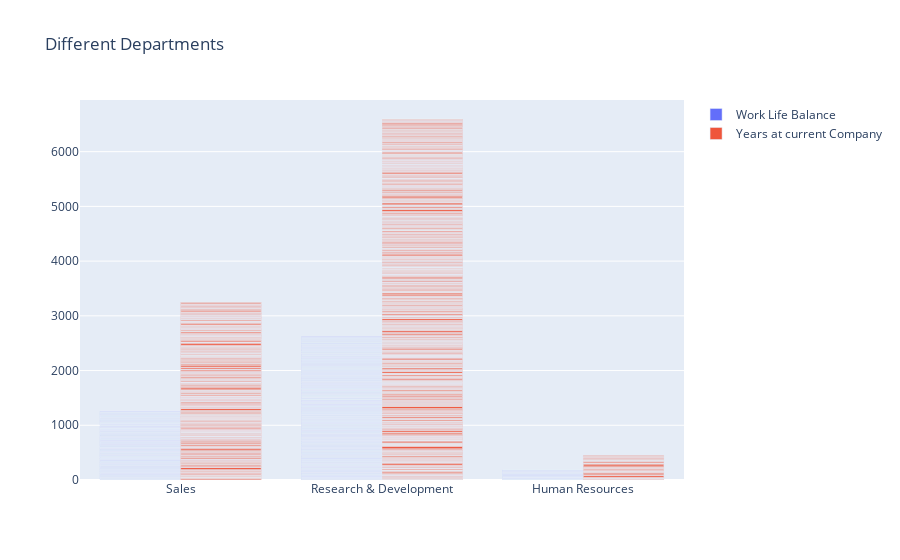

Notebook source saved alongside this figure:
### Markdown cell above
**Grouped Bar Chart**

### Code cell
trace1 = go.Bar(
         x = data['Department'],
         y = data['WorkLifeBalance'],
         name = 'Work Life Balance',
       opacity = 1
)
trace2 = go.Bar(
         x = data['Department'],
         y = data['YearsAtCompany'],
         name = 'Years at current Company',
        opacity = 1,
       
)
trace = [trace1, trace2]

layout = go.Layout(
    barmode = 'group',
    title = 'Different Departments')

fig = go.Figure(data = trace, layout = layout)
py.iplot(fig)

### Figure 1 — Plotly figure (JSON) as saved in the notebook; plotly's stock layout.template omitted (floating-point values rounded to 4 significant figures; data arrays with more than 128 entries replaced by an {"elided": "..."} marker saying what was removed)
{"data": [{"name": "Work Life Balance", "opacity": 1, "type": "bar", "x": {"elided": "1470 str values"}, "y": {"elided": "1470 int values"}}, {"name": "Years at current Company", "opacity": 1, "type": "bar", "x": {"elided": "1470 str values"}, "y": {"elided": "1470 int values"}}], "layout": {"barmode": "group", "title": {"text": "Different Departments"}}}
